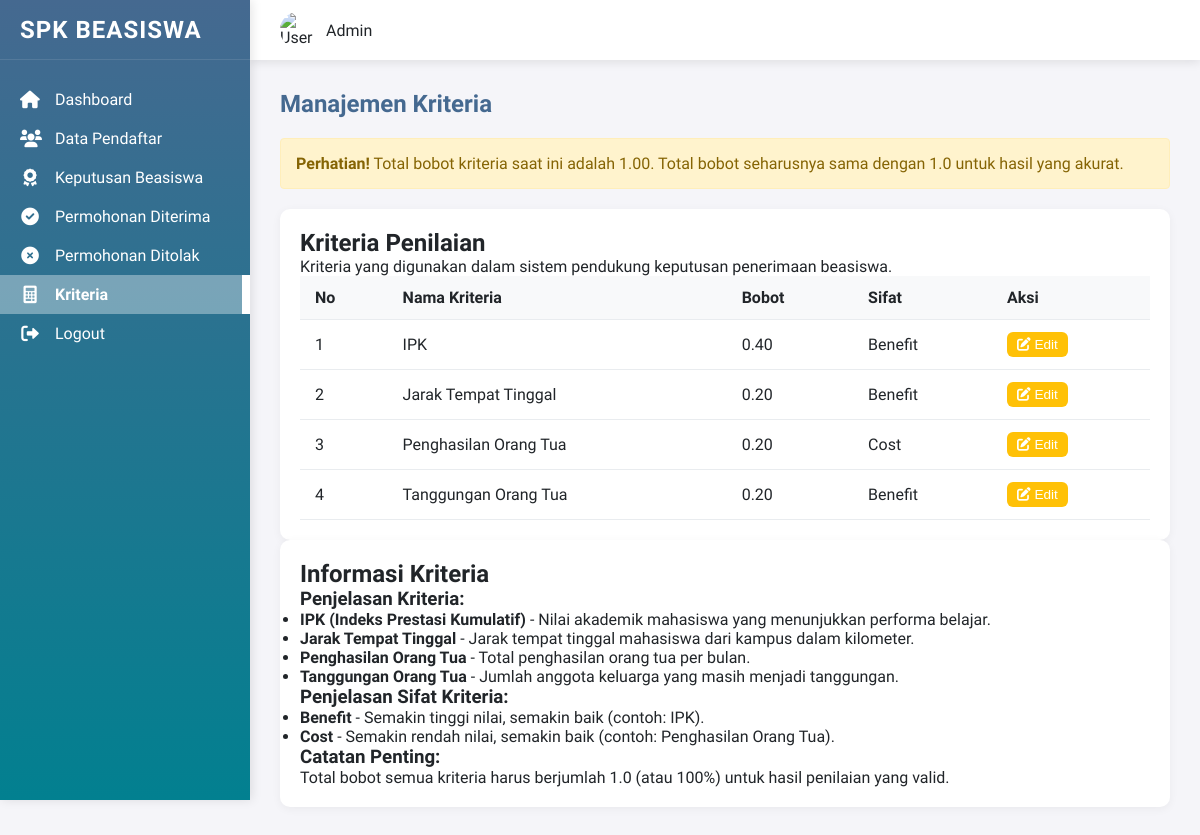
Page /admin/kriteria.php (signed in) on the committed database.
### tables this page shows
CREATE TABLE `kriteria` (
  `id_kriteria` int(11) NOT NULL,
  `nama_kriteria` varchar(100) NOT NULL,
  `bobot` float NOT NULL,
  `sifat` enum('benefit','cost') NOT NULL
);

### admin/kriteria.php (the view, shortened to what this page needs)
<?php
require_once '../config.php';
$check_bobot_query = "SELECT SUM(bobot) as total_bobot FROM kriteria";
$bobot_result = $conn->query($check_bobot_query);
$total_bobot = $bobot_result->fetch_assoc()['total_bobot'];
$query = "SELECT * FROM kriteria ORDER BY id_kriteria ASC";
$result = $conn->query($query);
?>
<!DOCTYPE html>
<html lang="id">
<head>
    <link href="https://cdnjs.cloudflare.com/ajax/libs/font-awesome/6.0.0-beta3/css/all.min.css" rel="stylesheet">
    <link rel="stylesheet" href="../css/dashboard.css">
</head>
<body>
    <div class="sidebar">
        <div class="sidebar-header">
            <div class="sidebar-logo">SPK Beasiswa</div>
        </div>
        <ul class="sidebar-menu">
            <li class="sidebar-menu-item">
                <a href="dashboard.php">
                    <i class="fas fa-home"></i>
                    <span>Dashboard</span>
                </a>
            </li>
            <li class="sidebar-menu-item">
                <a href="mahasiswa.php">
                    <i class="fas fa-users"></i>
                    <span>Data Pendaftar</span>
                </a>
            </li>
            <li class="sidebar-menu-item">
                <a href="keputusan.php">
                    <i class="fas fa-award"></i>
                    <span>Keputusan Beasiswa</span>
                </a>
            </li>
            <li class="sidebar-menu-item">
                <a href="permohonan_diterima.php">
                    <i class="fas fa-check-circle"></i>
                    <span>Permohonan Diterima</span>
                </a>
            </li>
            <li class="sidebar-menu-item">
                <a href="permohonan_ditolak.php">
                    <i class="fas fa-times-circle"></i>
                    <span>Permohonan Ditolak</span>
                </a>
            </li>
            <li class="sidebar-menu-item active">
                <a href="kriteria.php">
                    <i class="fas fa-calculator"></i>
                    <span>Kriteria</span>
                </a>
            </li>
            <li class="sidebar-menu-item">
                <a href="../logout.php">
                    <i class="fas fa-sign-out-alt"></i>
                    <span>Logout</span>
                </a>
            </li>
        </ul>
    </div>
    <div class="main">
        <div class="header">
            <div class="user-menu">
                <img src="/api/placeholder/40/40" alt="User Avatar">
                <span>Admin</span>
            </div>
        </div>
        <div class="content">
            <div class="section-header">
                <h1 class="section-title">Manajemen Kriteria</h1>
            </div>
            <?php if ($total_bobot != 1.0): ?>
                <div class="alert alert-warning">
                    <strong>Perhatian!</strong> Total bobot kriteria saat ini adalah <?= number_format($total_bobot, 2) ?>.
                    Total bobot seharusnya sama dengan 1.0 untuk hasil yang akurat.
                </div>
            <?php endif; ?>
            <div class="card">
                <div class="card-header">
                    <h2>Kriteria Penilaian</h2>
                    <p>Kriteria yang digunakan dalam sistem pendukung keputusan penerimaan beasiswa.</p>
                </div>
                <div class="card-body">
                    <div class="table-responsive">
                        <table class="table">
                            <thead>
                                <tr>
                                    <th>No</th>
                                    <th>Nama Kriteria</th>
                                    <th>Bobot</th>
                                    <th>Sifat</th>
                                    <th>Aksi</th>
                                </tr>
                            </thead>
                            <tbody>
                                <?php
                                if ($result->num_rows > 0) {
                                    $no = 1;
                                    while ($row = $result->fetch_assoc()) {
                                        echo "<tr>";
                                        echo "<td>" . $no++ . "</td>";
                                        echo "<td>" . $row['nama_kriteria'] . "</td>";
                                        echo "<td>" . number_format($row['bobot'], 2) . "</td>";
                                        echo "<td>" . ucfirst($row['sifat']) . "</td>";
                                        echo "<td>
                                                <button class='btn btn-edit btn-sm' onclick='openEditModal(" .
                                                $row['id_kriteria'] . ", \"" .
                                                $row['nama_kriteria'] . "\", " .
                                                $row['bobot'] . ", \"" .
                                                $row['sifat'] . "\")'>
                                                    <i class='fas fa-edit'></i> Edit
                                                </button>
                                            </td>";
                                        echo "</tr>";
                                    }
                                } else {
                                    echo "<tr><td colspan='5' class='text-center'>Tidak ada data kriteria</td></tr>";
                                }
                                ?>
                            </tbody>
                        </table>
                    </div>
                </div>
            </div>
            <div class="card mt-4">
                <div class="card-header">
                    <h2>Informasi Kriteria</h2>
                </div>
                <div class="card-body">
                    <h3>Penjelasan Kriteria:</h3>
                    <ul>
                        <li><strong>IPK (Indeks Prestasi Kumulatif)</strong> - Nilai akademik mahasiswa yang menunjukkan performa belajar.</li>
                        <li><strong>Jarak Tempat Tinggal</strong> - Jarak tempat tinggal mahasiswa dari kampus dalam kilometer.</li>
                        <li><strong>Penghasilan Orang Tua</strong> - Total penghasilan orang tua per bulan.</li>
                        <li><strong>Tanggungan Orang Tua</strong> - Jumlah anggota keluarga yang masih menjadi tanggungan.</li>
                    </ul>
                    <h3>Penjelasan Sifat Kriteria:</h3>
                    <ul>
                        <li><strong>Benefit</strong> - Semakin tinggi nilai, semakin baik (contoh: IPK).</li>
                        <li><strong>Cost</strong> - Semakin rendah nilai, semakin baik (contoh: Penghasilan Orang Tua).</li>
                    </ul>
                    <h3>Catatan Penting:</h3>
                    <p>Total bobot semua kriteria harus berjumlah 1.0 (atau 100%) untuk hasil penilaian yang valid.</p>
                </div>
            </div>
        </div>
    </div>
</body>
</html>

### css/dashboard.css (style rules this page uses)
:root { --greenSeaweed: rgb(2, 128, 144); --blueQueen: rgb(69, 105, 144); --redFire: rgb(244, 91, 105); --whiteSoft: rgb(250, 250, 250); --primary: var(--blueQueen); --primary-light: var(--greenSeaweed); --secondary: rgb(49, 85, 124); --success: var(--greenSeaweed); --warning: var(--redFire); --info: var(--greenSeaweed); --light: var(--whiteSoft); --dark: #212529; --gray: #6c757d; --gray-light: #e9ecef; --sidebar-width: 250px; --header-height: 60px; }
* { margin: 0; padding: 0; box-sizing: border-box; }
body { font-family: 'Asap', sans-serif; background-color: #f5f5f9; color: var(--dark); overflow-x: hidden; }
.sidebar { position: fixed; width: var(--sidebar-width); height: 100vh; background: linear-gradient(180deg, var(--blueQueen) 0%, var(--greenSeaweed) 100%); color: white; transition: all 0.3s ease; z-index: 1000; box-shadow: 2px 0 10px rgba(0, 0, 0, 0.1); }
.sidebar-header { padding: 20px; display: flex; align-items: center; height: var(--header-height); border-bottom: 1px solid rgba(255, 255, 255, 0.1); }
.sidebar-logo { font-size: 1.5rem; font-weight: 700; text-transform: uppercase; letter-spacing: 1px; }
.sidebar-menu { padding: 20px 0; list-style: none; }
.sidebar-menu-item { position: relative; transition: all 0.2s ease; }
.sidebar-menu-item a { display: flex; align-items: center; color: white; text-decoration: none; padding: 10px 20px; width: 100%; transition: all 0.2s ease; }
.sidebar-menu-item.active, .sidebar-menu-item.active a { background-color: rgba(255, 255, 255, 0.2); border-right: 4px solid white; font-weight: 600; }
.sidebar-menu-item i { margin-right: 10px; font-size: 1.1rem; width: 20px; text-align: center; }
.sidebar-menu-item span { padding-left: 5px; }
.main { margin-left: var(--sidebar-width); min-height: 100vh; transition: all 0.3s ease; }
.header { height: var(--header-height); background-color: white; display: flex; align-items: center; justify-content: space-between; padding: 0 30px; box-shadow: 0 2px 10px rgba(0, 0, 0, 0.1); position: sticky; top: 0; z-index: 100; }
.user-menu { display: flex; align-items: center; }
.user-menu img { width: 36px; height: 36px; border-radius: 50%; margin-right: 10px; }
.content { padding: 30px; }
.card { background-color: white; border-radius: 10px; padding: 20px; box-shadow: 0 2px 10px rgba(0, 0, 0, 0.05); transition: all 0.3s ease; }
.table { width: 100%; border-collapse: collapse; }
.table th, .table td { padding: 12px 15px; text-align: left; border-bottom: 1px solid var(--gray-light); }
.table th { background-color: #f8f9fa; font-weight: 600; }
.btn { padding: 8px 15px; border: none; border-radius: 6px; cursor: pointer; font-weight: 500; transition: all 0.3s ease; }
.btn-sm { padding: 5px 10px; font-size: 0.85rem; }
.section-header { display: flex; justify-content: space-between; align-items: center; margin-bottom: 20px; }
.section-title { font-size: 1.5rem; font-weight: 600; color: var(--blueQueen); }

### admin/kriteria.php (style rules this page uses)
.sidebar-menu-item a { display: flex; align-items: center; color: white; text-decoration: none; padding: 10px 20px; width: 100%; transition: all 0.2s ease; }
.sidebar-menu-item.active a { background-color: rgba(255, 255, 255, 0.2); border-right: 4px solid white; font-weight: 600; }
.alert { padding: 15px; margin-bottom: 20px; border: 1px solid transparent; border-radius: 4px; }
.alert-warning { color: #856404; background-color: #fff3cd; border-color: #ffeeba; }
.table-responsive { overflow-x: auto; }
.btn-edit { background-color: #ffc107; color: white; }

### rows in the picture
kriteria: nama_kriteria "IPK", bobot "0.40", sifat "Benefit"
kriteria: nama_kriteria "Jarak Tempat Tinggal", bobot "0.20", sifat "Benefit"
kriteria: nama_kriteria "Penghasilan Orang Tua", bobot "0.20", sifat "Cost"
kriteria: nama_kriteria "Tanggungan Orang Tua", bobot "0.20", sifat "Benefit"

### other values in the picture
$total_bobot "1.00"
